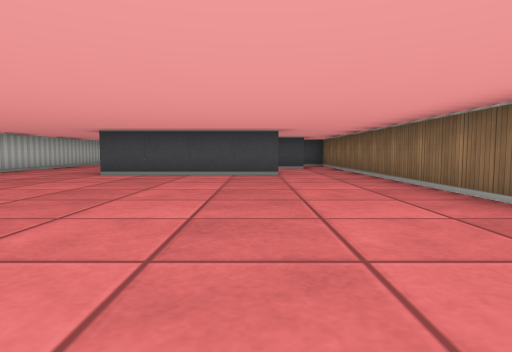
[1] (above)

13 first-person views from a walk through a cub3D ray-caster map. The camera is about half as high as the walls, tilts 4° down and sees 75° across. The floor is counted in squares. Each view is taken from the middle of a square. On the plan, view 1 faces up. The plan holds only what a view shows up to about 9 squares ahead; the rest is blank.

[2]
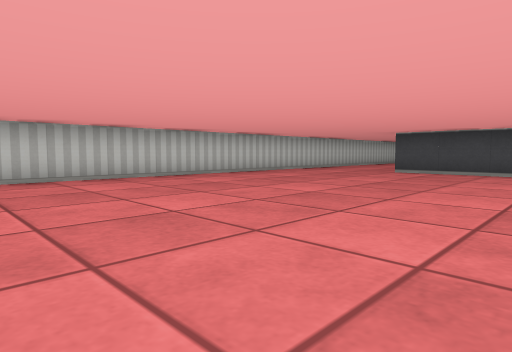

[3]
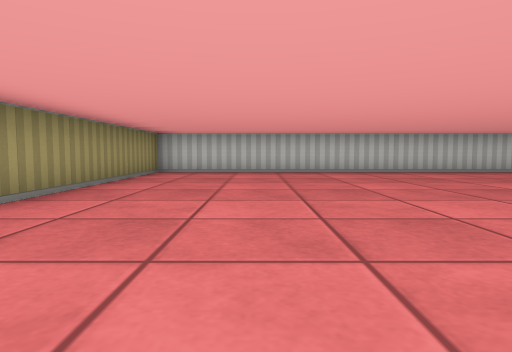

[4]
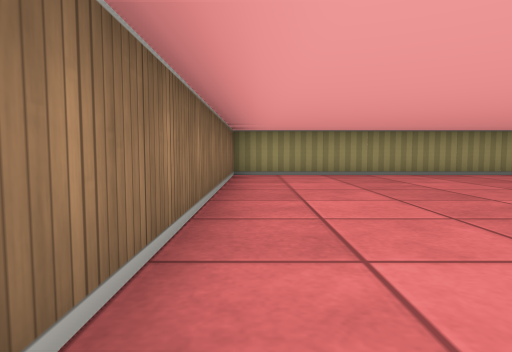

[5]
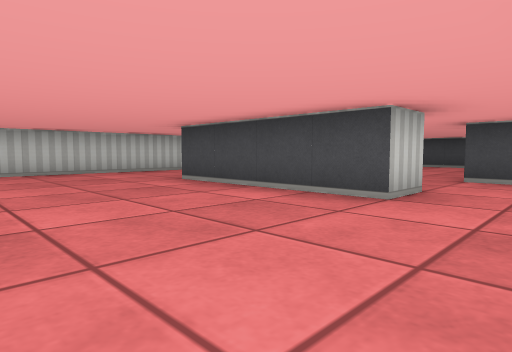

[6]
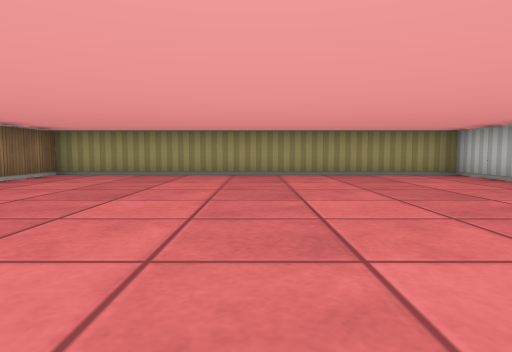

[7]
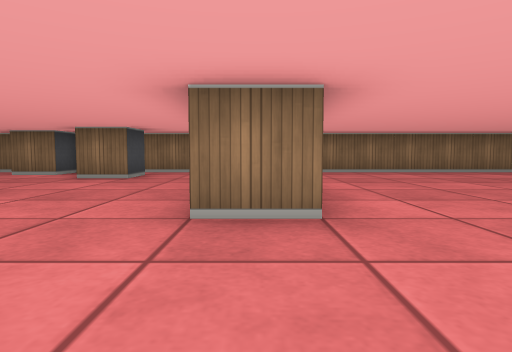

[8]
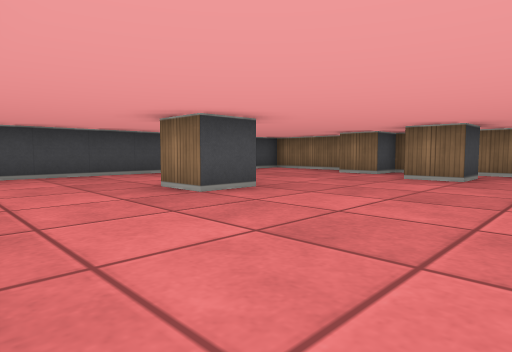

[9]
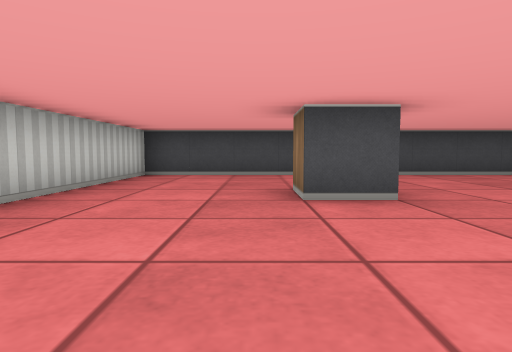

[10]
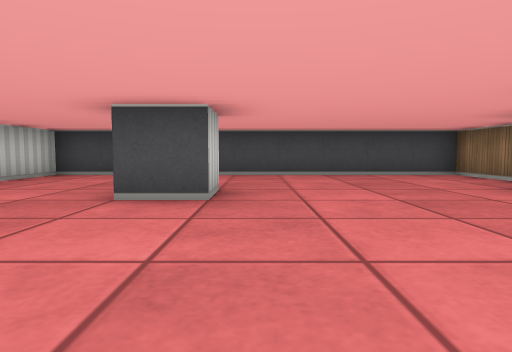

[11]
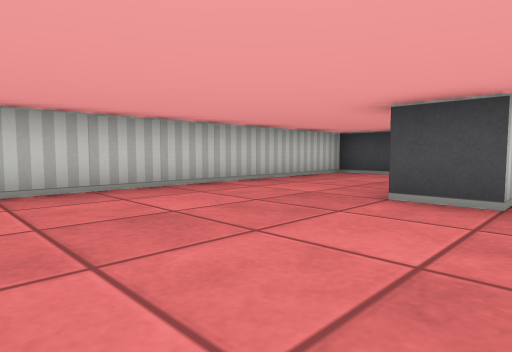

[12]
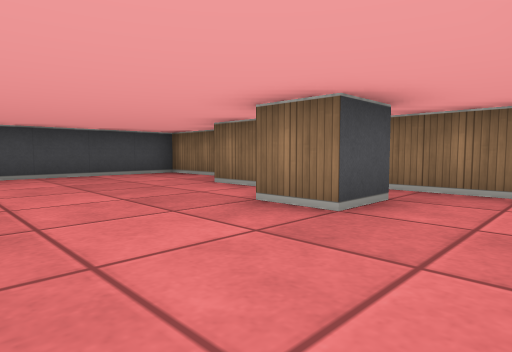

[13]
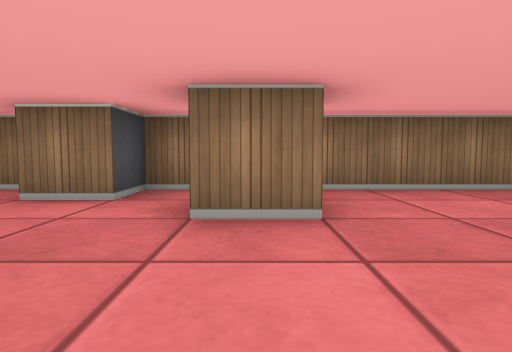

### Floor plan
Points are (right, up) in squares from view 1. A wall is a line through its corners. A room is listed if a view was taken in it or the views show most of it. See-through windows are left out.
Room 1 (views 1, 2, 3, 4, 5, 6)
walls: (-6.5, 7.5) (-6.5, -5.5) (2.5, -5.5) (2.5, 8.5); (0.5, 8.6) (0.5, 7.5) (-3.5, 7.5)
ways out: opening at (-5, 7) to room 2; opening at (1.5, 8) to room 2
Room 2 (views 7, 8, 9, 10, 11, 12, 13)
walls: (-2.5, 13.5) (-2.5, 12.5) (-3.5, 12.5) (-3.5, 13.5); (1.6, 10.5) (0.5, 10.5) (0.5, 11.5); (-3.5, 7.5) (-3.5, 8.5); (2.5, 14.1) (2.5, 16.5) (-6.5, 16.5) (-6.5, 7.5); (2.5, 8.5) (2.5, 12.5) (1.5, 12.5) (1.5, 13.5)
ways out: opening at (-5, 7) to room 1; opening at (1.5, 8) to room 1

Where each view was taken, in squares from view 1:
view 1: 0 up, 0 right, facing up
view 2: 1 down, 0 right, facing up-left
view 3: 3 down, 2 right, facing left
view 4: 2 up, 2 right, facing down
view 5: 4 up, 2 right, facing up-left
view 6: 2 up, 2 left, facing down
view 7: 8 up, 6 left, facing right
view 8: 9 up, 6 left, facing up-right
view 9: 9 up, 4 left, facing up
view 10: 9 up, 2 left, facing up
view 11: 9 up, 2 left, facing up-left
view 12: 9 up, 2 left, facing up-right
view 13: 11 up, 2 left, facing right
